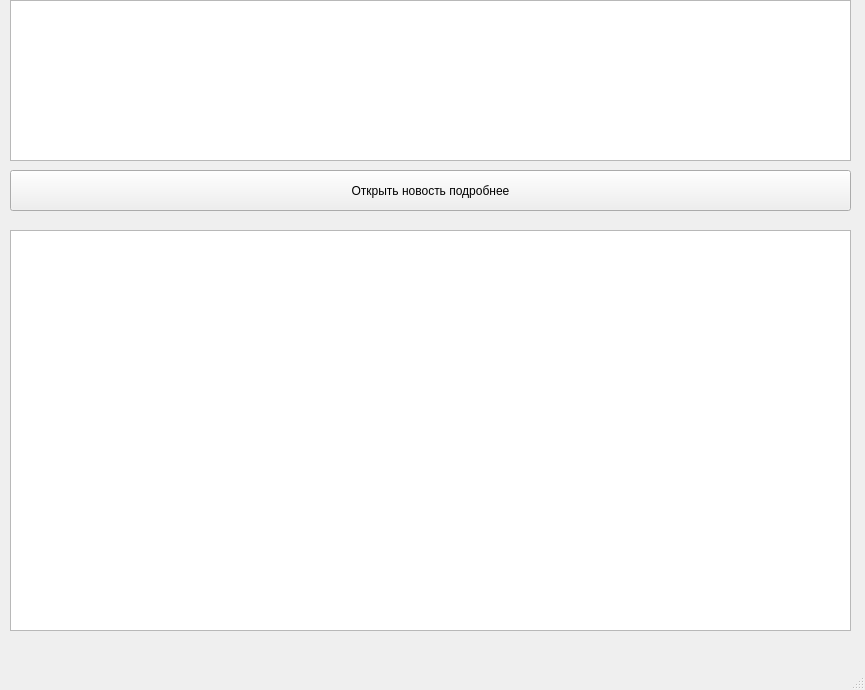
<?xml version="1.0" encoding="UTF-8"?>
<ui version="4.0">
 <class>MainWindow</class>
 <widget class="QMainWindow" name="MainWindow">
  <property name="geometry">
   <rect>
    <x>0</x>
    <y>0</y>
    <width>865</width>
    <height>690</height>
   </rect>
  </property>
  <property name="windowTitle">
   <string>MainWindow</string>
  </property>
  <widget class="QWidget" name="centralwidget">
   <widget class="QListWidget" name="listWidget">
    <property name="geometry">
     <rect>
      <x>10</x>
      <y>0</y>
      <width>841</width>
      <height>161</height>
     </rect>
    </property>
   </widget>
   <widget class="QTextEdit" name="textEdit">
    <property name="geometry">
     <rect>
      <x>10</x>
      <y>230</y>
      <width>841</width>
      <height>401</height>
     </rect>
    </property>
   </widget>
   <widget class="QPushButton" name="pushButton">
    <property name="geometry">
     <rect>
      <x>10</x>
      <y>170</y>
      <width>841</width>
      <height>41</height>
     </rect>
    </property>
    <property name="text">
     <string>Открыть новость подробнее</string>
    </property>
   </widget>
  </widget>
  <widget class="QMenuBar" name="menubar">
   <property name="geometry">
    <rect>
     <x>0</x>
     <y>0</y>
     <width>865</width>
     <height>26</height>
    </rect>
   </property>
  </widget>
  <widget class="QStatusBar" name="statusbar"/>
 </widget>
 <resources/>
 <connections/>
</ui>
